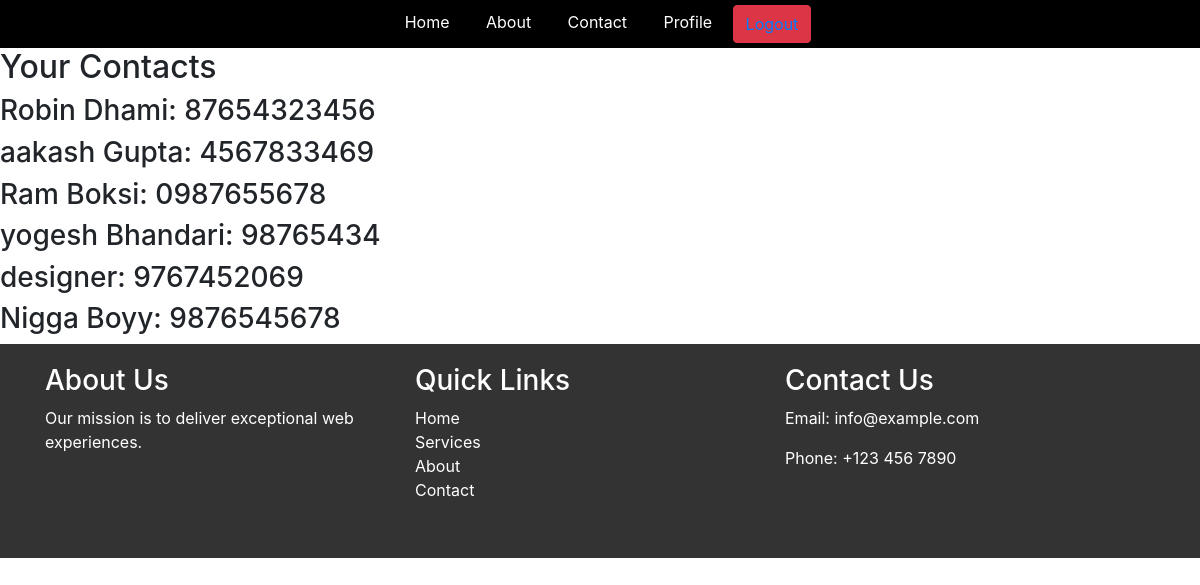
Page /contact/ (signed in) on the earlier database version.
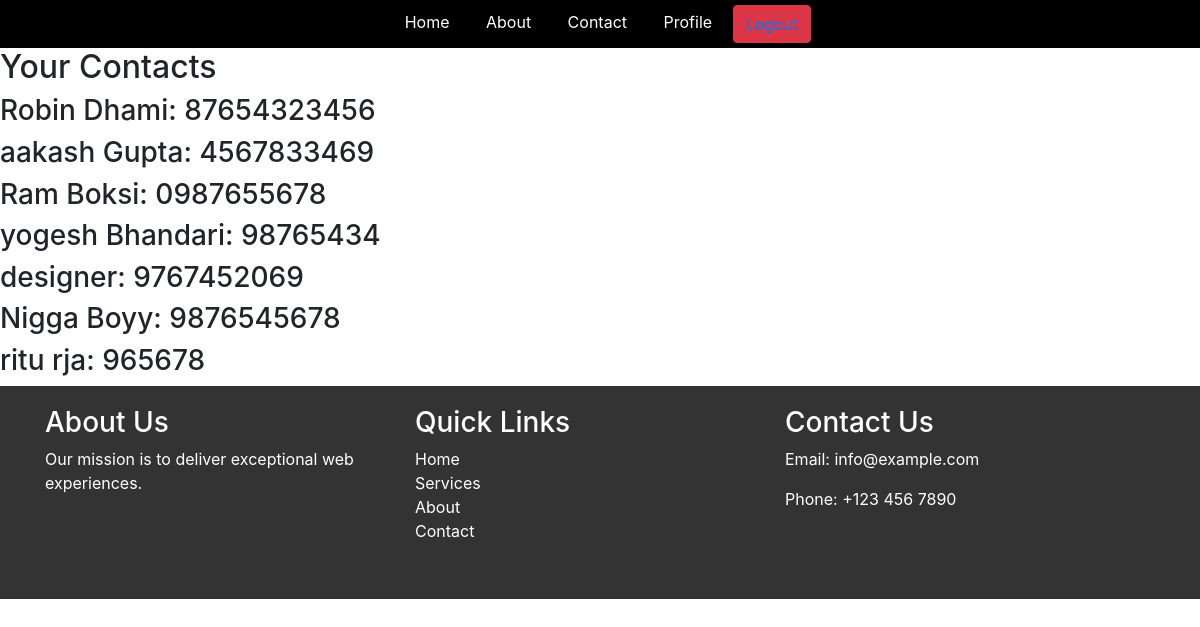
Same page on the later database version.
### home/models.py (models this page shows)
class Student(models.Model):
    User= models.ForeignKey(User,on_delete=models.SET_NULL,null=True,blank=True) #This is used to authenticate user
    name=models.CharField(max_length=100)
    image= models.ImageField(upload_to="stud")
    email=models.EmailField(unique=True,default="")
    bio= models.TextField(blank=True)
    phone= models.CharField(max_length=20, null=True, blank=True)
    def __str__(self) -> str:
        return self.name

### home/views.py (the view)
# urls.py: path('contact/',contact,name='contact'),
@login_required(login_url='/login/')
def contact(request):
    queryset = Student.objects.all()
    print(queryset)
    context = {"students": queryset}
    print("context",context)
    return render(request, 'contact.html',context)

### home/Templates/contact.html (shortened to what this page needs)
{% extends 'base.html' %}
{% block start %}
    <h2>Your Contacts</h2>
    {% for student in students %}
        <h3>{{ student.name }}: {{ student.phone }}</h3>
    {% endfor %}
{% endblock %}

### home/Templates/base.html (shortened to what this page needs)
<!DOCTYPE html>
<html xmlns="http://www.w3.org/1999/xhtml">
<head>
    <link href="https://stackpath.bootstrapcdn.com/bootstrap/4.5.2/css/bootstrap.min.css" rel="stylesheet">
</head>
<body>
<div id="navbar">
    <ul>
        <li><a href="{% url 'home' %}">Home</a></li>
        <li><a href="{% url 'about' %}">About</a></li>
        <li><a href="{% url 'contact' %}">Contact</a></li>
        {% if request.user.is_authenticated %}
        <li><a href="{% url 'profile' %}">Profile</a></li>
        <button type="button" class="btn btn-danger"><a href="/logout/">Logout</a></button>
        {% else %}
        <button type="button" class="btn btn-success"><a href="/login/">Login</a></button>
        {% endif %}
    </ul>
</div>
{% block start %}
{% endblock %}
<footer class="site-footer">
    <div class="container">
        <div class="footer-about">
            <h3>About Us</h3>
            <p>Our mission is to deliver exceptional web experiences.</p>
        </div>
        <div class="footer-links">
            <h3>Quick Links</h3>
            <ul>
                <li><a href="#">Home</a></li>
                <li><a href="#">Services</a></li>
                <li><a href="#">About</a></li>
                <li><a href="#">Contact</a></li>
            </ul>
        </div>
        <div class="footer-contact">
            <h3>Contact Us</h3>
            <p>Email: info@example.com</p>
            <p>Phone: +123 456 7890</p>
        </div>
    </div>
</footer>
</body>
</html>

### home/Templates/base.html (style rules this page uses)
#navbar ul { margin: 0; padding: 5px; list-style-type: none; text-align: center; background-color: #000; }
#navbar ul li { display: inline; }
#navbar ul li a { text-decoration: none; padding: .2em 1em; color: #fff; background-color: #000; }
.site-footer { background-color: #333; color: white; padding: 20px 0; }
.container { display: flex; flex-wrap: wrap; justify-content: space-between; padding: 0 15px; }
.footer-about, .footer-links, .footer-contact { flex: 1; min-width: 200px; margin-bottom: 20px; }
.footer-links ul { list-style: none; padding: 0; }
.footer-links ul li a { color: #fff; text-decoration: none; }
h3 { margin-top: 0; }

Differences in the rows shown:
added Student: name "ritu rja", phone "965678"
